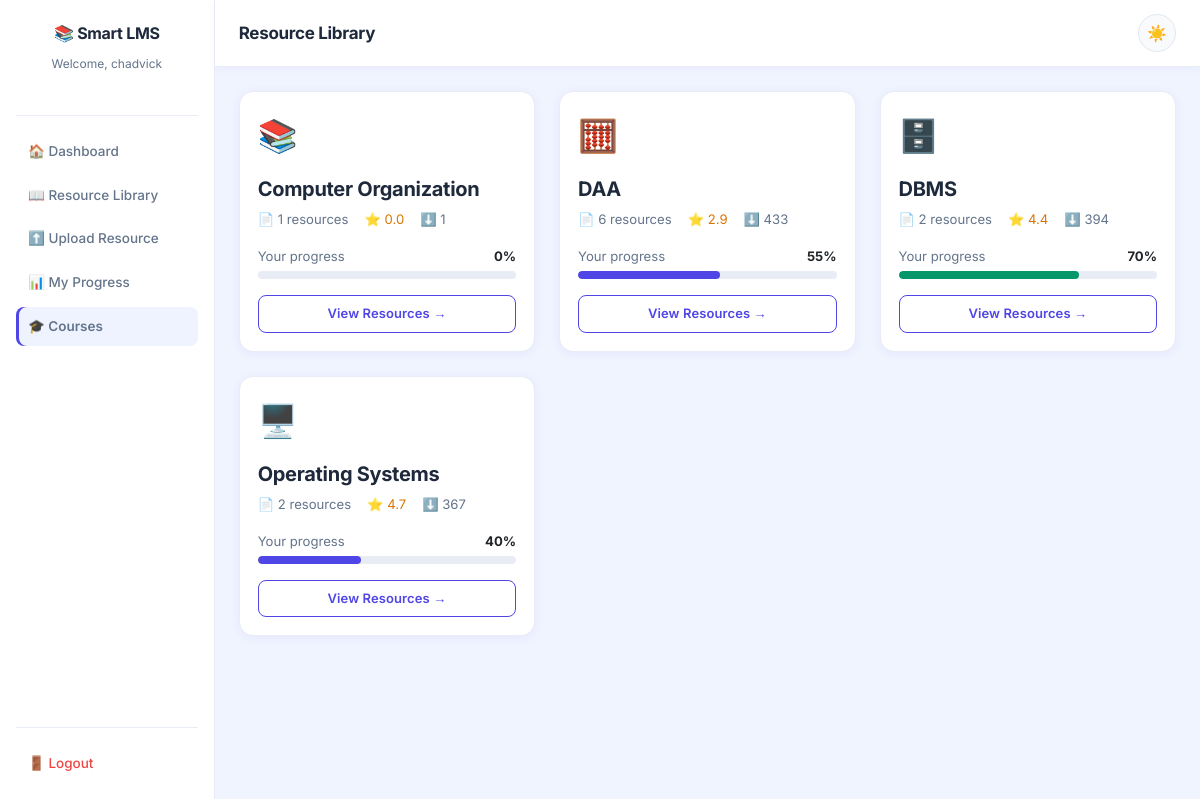
/courses (signed in), run on the app's committed database.
### tables this page shows
CREATE TABLE resources (
            resource_id  INTEGER PRIMARY KEY AUTOINCREMENT,
            title        TEXT NOT NULL,
            description  TEXT,
            type         TEXT NOT NULL,
            course       TEXT NOT NULL,
            difficulty   TEXT NOT NULL,
            file_path    TEXT,
            rating       REAL DEFAULT 0,
            downloads    INTEGER DEFAULT 0,
            uploaded_at  TIMESTAMP DEFAULT CURRENT_TIMESTAMP
        );

CREATE TABLE progress (
            progress_id           INTEGER PRIMARY KEY AUTOINCREMENT,
            student_id            INTEGER NOT NULL,
            course                TEXT NOT NULL,
            completion_percentage REAL DEFAULT 0,
            last_updated          TIMESTAMP DEFAULT CURRENT_TIMESTAMP,
            FOREIGN KEY (student_id) REFERENCES students(student_id)
        );

### app.py (the view)
@app.route('/courses')
def courses():
    if 'student_id' not in session:
        return redirect(url_for('login'))
    from database.db import get_courses, get_resources_by_course, get_student_progress
    all_courses      = get_courses()
    student_id       = session['student_id']
    progress_data    = get_student_progress(student_id)
    progress_map     = {
        p['course']: p['completion_percentage']
        for p in progress_data
    }
    selected_course  = request.args.get('course', '')
    course_resources = []
    if selected_course:
        course_resources = get_resources_by_course(selected_course)
    return render_template('courses.html',
                           student_name=session['student_name'],
                           courses=all_courses,
                           progress_map=progress_map,
                           selected_course=selected_course,
                           course_resources=course_resources)

### database/db.py (called while the page is built)
def get_connection():
    conn = sqlite3.connect(DB_PATH)
    conn.row_factory = sqlite3.Row
    return conn

def get_student_progress(student_id):
    conn = get_connection()
    cursor = conn.cursor()
    cursor.execute('''
        SELECT course, completion_percentage
        FROM progress
        WHERE student_id = ?
        ORDER BY course
    ''', (student_id,))
    progress = cursor.fetchall()
    conn.close()
    return progress

def get_courses():
    conn   = get_connection()
    cursor = conn.cursor()
    cursor.execute('''
        SELECT
            course,
            COUNT(*)       AS resource_count,
            AVG(rating)    AS avg_rating,
            SUM(downloads) AS total_downloads
        FROM resources
        GROUP BY course
        ORDER BY course
    ''')
    courses = cursor.fetchall()
    conn.close()
    return courses

### templates/courses.html (shortened to what this page needs)
{% extends 'base.html' %}
{% block content %}
<div class="d-flex" style="min-height: 100vh;">
    <div class="sidebar d-flex flex-column p-3" style="width: 240px; min-height: 100vh; background-color: #1e293b;">
        <div class="text-center mb-4 mt-2">
            <h5 class="text-white fw-bold">📚 Smart LMS</h5>
            <small class="text-secondary">Welcome, {{ student_name }}</small>
        </div>
        <hr class="text-secondary">
        <nav class="nav flex-column gap-1">
            <a href="/dashboard"  class="nav-link text-secondary">🏠 Dashboard</a>
            <a href="/library"    class="nav-link text-secondary">📖 Resource Library</a>
            <a href="/upload"     class="nav-link text-secondary">⬆️ Upload Resource</a>
            <a href="/progress"   class="nav-link text-secondary">📊 My Progress</a>
            <a href="/courses"    class="nav-link text-white active-link">🎓 Courses</a>
        </nav>
        <div class="mt-auto">
            <hr class="text-secondary">
            <a href="/logout" class="nav-link text-danger">🚪 Logout</a>
        </div>
    </div>
    <div class="flex-grow-1 bg-light">
        <nav class="navbar navbar-light bg-white border-bottom px-4 py-3 d-flex justify-content-between align-items-center">
            <span class="navbar-brand mb-0 h5 fw-bold">Resource Library</span>
            <button id="theme-toggle"
                    class="btn btn-sm theme-toggle-btn"
                    title="Toggle dark/light mode">
                <span id="theme-icon">🌙</span>
            </button>
        </nav>
        <div class="p-4">
            <div class="row g-4 mb-4">
                {% if courses %}
                    {% for course in courses %}
                    <div class="col-md-4">
                        <div class="card border-0 shadow-sm h-100">
                            <div class="card-body p-4">
                                <div class="mb-3" style="font-size: 2rem;">
                                    {% if 'OS' in course['course'] or 'Operating' in course['course'] %}
                                        🖥️
                                    {% elif 'DAA' in course['course'] or 'Algorithm' in course['course'] %}
                                        🧮
                                    {% elif 'DBMS' in course['course'] or 'Database' in course['course'] %}
                                        🗄️
                                    {% elif 'Math' in course['course'] %}
                                        📐
                                    {% elif 'Science' in course['course'] %}
                                        🔬
                                    {% else %}
                                        📚
                                    {% endif %}
                                </div>
                                <h5 class="fw-bold">{{ course['course'] }}</h5>
                                <div class="d-flex gap-3 mb-3">
                                    <small class="text-muted">
                                        📄 {{ course['resource_count'] }} resources
                                    </small>
                                    <small class="text-warning">
                                        ⭐ {{ "%.1f"|format(course['avg_rating'] or 0) }}
                                    </small>
                                    <small class="text-muted">
                                        ⬇️ {{ course['total_downloads'] }}
                                    </small>
                                </div>
                                {% set pct = progress_map.get(course['course'], 0) %}
                                <div class="mb-1 d-flex justify-content-between">
                                    <small class="text-muted">Your progress</small>
                                    <small class="fw-bold">{{ pct|int }}%</small>
                                </div>
                                <div class="progress mb-3" style="height: 8px;">
                                    <div class="progress-bar
                                        {% if pct >= 70 %}bg-success
                                        {% elif pct >= 40 %}bg-primary
                                        {% else %}bg-warning{% endif %}"
                                         style="width: {{ pct }}%">
                                    </div>
                                </div>
                                <a href="/courses?course={{ course['course'] }}"
                                   class="btn btn-outline-primary btn-sm w-100">
                                    View Resources →
                                </a>
                            </div>
                        </div>
                    </div>
                    {% endfor %}
                {% endif %}
            </div>
        </div>
    </div>
</div>
{% endblock %}

### static/css/style.css (style rules this page uses)
*, *::before, *::after { transition: background-color 0.15s ease, color 0.15s ease, border-color 0.15s ease, box-shadow 0.15s ease !important; }
* { margin: 0; padding: 0; box-sizing: border-box; }
body { font-family: 'Inter', 'Segoe UI', sans-serif; background-color: #f0f4ff; color: #1e293b; font-size: 15px; line-height: 1.6; }
.sidebar { background: #ffffff !important; border-right: 1px solid #e8ecf4; box-shadow: 2px 0 12px rgba(79, 70, 229, 0.06); }
.sidebar h5 { color: #1e293b !important; font-weight: 700; font-size: 16px; letter-spacing: -0.3px; }
.sidebar small { color: #64748b !important; font-size: 12px; }
.sidebar hr { border-color: #e8ecf4 !important; opacity: 1; }
.sidebar .nav-link { color: #64748b !important; font-size: 13.5px; font-weight: 500; padding: 9px 12px; border-radius: 8px; transition: all 0.18s ease; display: flex; align-items: center; gap: 8px; }
.active-link { background-color: #eff3ff !important; color: #4f46e5 !important; font-weight: 600 !important; box-shadow: inset 3px 0 0 #4f46e5; }
.sidebar .nav-link.text-danger { color: #ef4444 !important; }
.navbar { background: #ffffff !important; border-bottom: 1px solid #e8ecf4 !important; box-shadow: 0 2px 8px rgba(79, 70, 229, 0.05); padding: 14px 24px !important; }
.navbar .navbar-brand { color: #1e293b !important; font-weight: 700; font-size: 17px; letter-spacing: -0.3px; }
.card { border: 1px solid #e8ecf4 !important; border-radius: 14px !important; box-shadow: 0 2px 10px rgba(79, 70, 229, 0.06) !important; transition: transform 0.2s ease, box-shadow 0.2s ease !important; background: #ffffff !important; }
.card-body { padding: 18px !important; }
.btn { font-weight: 600; font-size: 13px; border-radius: 8px !important; padding: 8px 16px; transition: all 0.18s ease; letter-spacing: 0.1px; }
.btn-outline-primary { color: #4f46e5 !important; border-color: #4f46e5 !important; background: transparent !important; }
.bg-primary { background: #eff3ff !important; color: #4f46e5 !important; }
.bg-success { background: #d1fae5 !important; color: #059669 !important; }
.progress { background: #e8ecf4 !important; border-radius: 20px !important; overflow: hidden; }
.progress-bar { background: #4f46e5 !important; border-radius: 20px !important; transition: width 0.6s ease; }
.progress-bar.bg-success { background: #059669 !important; }
.flex-grow-1.bg-light { background: #f0f4ff !important; }
h1, h2, h3, h4, h5, h6 { font-weight: 700; letter-spacing: -0.3px; color: #1e293b; }
.text-muted { color: #64748b !important; }
.text-danger { color: #dc2626 !important; }
.text-warning { color: #d97706 !important; }
.shadow-sm { box-shadow: 0 2px 10px rgba(79, 70, 229, 0.07) !important; }
.border-bottom { border-bottom: 1px solid #e8ecf4 !important; }
hr { border-color: #e8ecf4; opacity: 1; }
.theme-toggle-btn { width: 38px; height: 38px; border-radius: 50% !important; border: 1px solid #e2e8f0 !important; background: #f8fafc !important; font-size: 16px; display: flex; align-items: center; justify-content: center; cursor: pointer; transition: all 0.2s ease; padding: 0 !important; }

### data on the page
resources: course "Computer Organization", resource_count "1", rating "0.0", total_downloads "1", pct "0"
progress: courses "55"
progress: courses "70"
progress: courses "40"

### other printed values
{{ student_name }} "chadvick"
{{ course['course'] }} "DAA" "DBMS" "Operating Systems"
{{ course['resource_count'] }} "6" "2" "2"
{{ "%.1f"|format(course['avg_rating'] or 0) }} "2.9" "4.4" "4.7"
{{ course['total_downloads'] }} "433" "394" "367"
